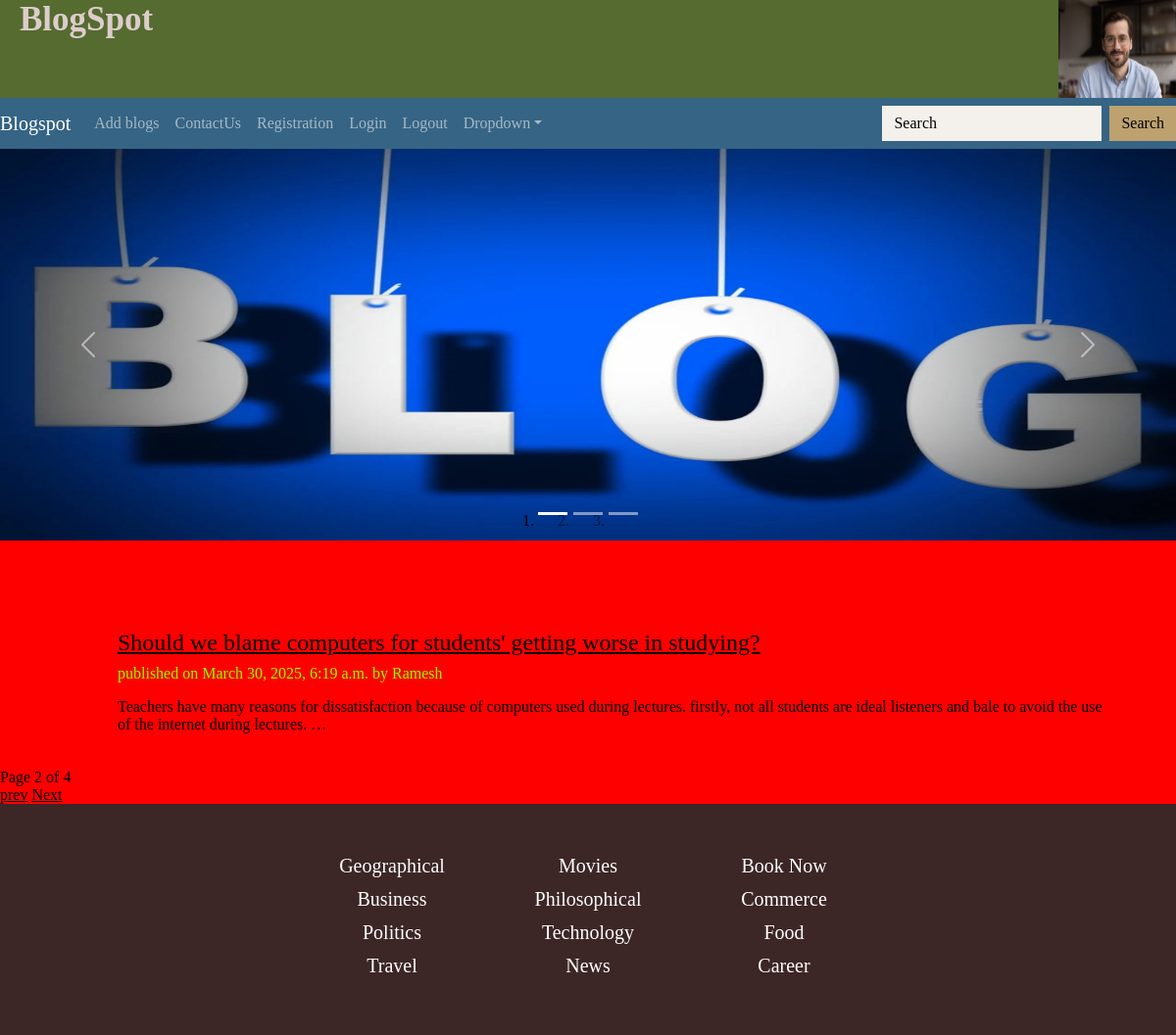
Screenshot of /?page=2 with the database file from the repository.
### blogApp/models.py (models this page shows, shortened)
class Post(models.Model):
    STATUS_CHOICES = (
        ('draft', 'Draft'),
        ('published', 'Published'),
    )
    title = models.CharField(max_length=256)
    slug = models.SlugField(max_length=264,unique_for_date='publish')
    author = models.ForeignKey(CustomUser, related_name='blog_posts', on_delete=models.CASCADE)
    body = models.TextField()
    publish = models.DateTimeField(default=timezone.now)
    created = models.DateTimeField(auto_now_add=True)
    updated = models.DateTimeField(auto_now=True)
    status = models.CharField(max_length=10,choices = STATUS_CHOICES,default='draft')
    objects = CustomManager()
    class Meta:
        ordering = ('publish',)
    def get_absolute_url(self):
        return reverse('blogdetail', args=[self.publish.year, self.publish.month, self.publish.day, self.slug])

class CustomUser(AbstractUser):
    address = models.TextField(blank=True, null=True)
    contact = models.CharField(max_length=15, blank=True, null=True)
    groups = models.ManyToManyField(
        Group,
        related_name="customuser_groups_set",  # Avoid conflict with auth.User.groups
        blank=True,
        help_text="The groups this user belongs to.",
        verbose_name="groups",
    )
    user_permissions = models.ManyToManyField(
        Permission,
        related_name="customuser_permissions",  # Avoid conflict with auth.User.user_permissions
        blank=True,
        help_text="Specific permissions for this user.",
        verbose_name="user permissions",
    )

### blogApp/views.py (the view)
# urls.py: path('',views.PostListView.as_view()),
class PostListView(ListView):
    model = Post
    paginate_by = 1

### blogApp/models.py (called while the page is built)
    def get_queryset(self):
        return super().get_queryset().filter()

### templates/blogApp/post_list.html
{%extends 'blogApp/base.html' %}
{% block body_block %}
{% if post_list %}
{% for val in post_list %}
    <div id="blog-list"style="padding-left:10%;margin-top:30px;padding-bottom:20px;">
        <a href="{{val.get_absolute_url}}"><h4>{{val.title}}</h4></a>
        <p id="date">published on {{val.publish}}  by {{val.author}}</p>
        <p >{{val.body|truncatewords:30|linebreaks}}</p>
    </div>
{%endfor%}
{%endif%}
{% include 'blogApp/pagination.html' with page=page_obj %}
{% endblock body_block %}

### static/css/style1.css (style rules this page uses)
#blog-list { padding-left: 5%; padding:5%; }
body { background-color: red; }
#date { color:chartreuse; }

### rows the page displays
Post: title "Should we blame computers for students' getting worse in studying?", publish "March 30, 2025, 6:19 a.m.", author "Ramesh", body "Teachers have many reasons for dissatisfaction because of computers used during lectures. firstly, not all students are ideal listeners and bale to avoid the use of the internet during lectures. …"

### other values shown
{{ page.number }} "2"
{{ page.paginator.num_pages }} "4"
